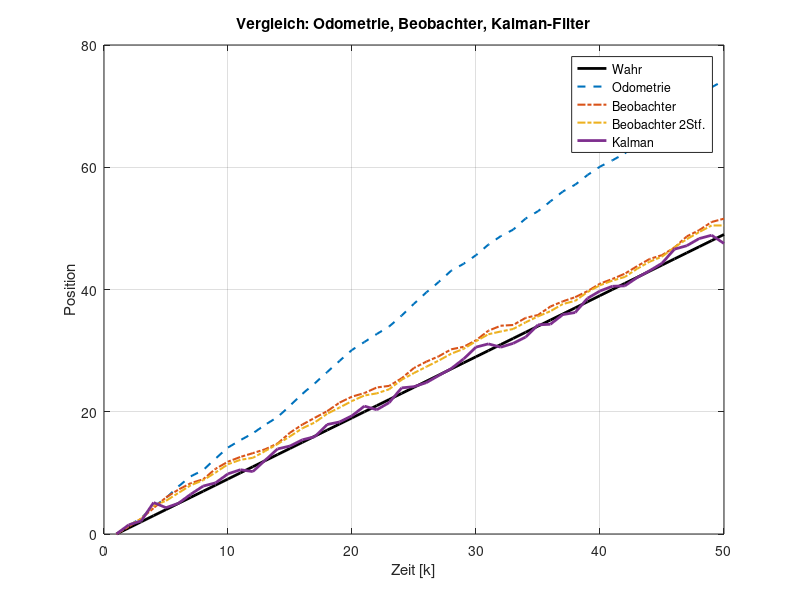

Write the MATLAB code that produced this figure.
clc; clear;

% Simulationsparameter
T = 1;           % Abtastzeit [s]
N = 50;          % Zeitschritte
v_true = 1;      % konstante Geschwindigkeit
x_true = zeros(1,N);  % echte Position

v_meas = v_true + rand(1,N);   % verrauschte Geschw.-messung
z = zeros(1,N);  % verrauschte Positionsmessung

% Rauschgrößen
R = 1.0;  % Messrauschen (Position)
Q = 1.0;  % Prozessrauschen (Modellfehler)

% Initialisierung
x_true(1) = 0;
z(1) = x_true(1) + sqrt(R)*randn;

% Beobachter mit fester Verstärkung
L = 0.2;
x_obs = zeros(1,N);

x_obs2 = zeros(1,N);


% Kalman-Filter
x_kalman = zeros(1,N);
P = 1;  % Startvarianz

% Odometrie (Integration der Geschwindigkeit)
x_odom = zeros(1,N);
x_odom(1) = 0;

% Simulation
for k = 2:N
    % Wahre Position
    x_true(k) = x_true(k-1) + T*v_true;

    % Messung der Position
    z(k) = x_true(k) + sqrt(R)*randn;

    % Odometrie
    x_odom(k) = x_odom(k-1) + T*v_meas(k-1);

    % Beobachter (fester L)
    x_obs(k) = x_obs(k-1) + T*v_meas(k-1) + L*(z(k-1) - x_obs(k-1));

    % Beobachter 2-Stufig
    % % Beobachter (Zweistufig)
    x_2stp_pred = x_obs2(k-1) + T*v_meas(k-1);
    x_obs2(k) = x_2stp_pred + L*(z(k) - x_2stp_pred);

    % ------ Kalman-Filter
    % Prediction
    x_pred = x_kalman(k-1) + T*v_meas(k-1);
    P_pred = P + Q;

    % Update
    K = P_pred / (P_pred + R);
    x_kalman(k) = x_pred + K*(z(k) - x_pred);
    P = (1 - K)*P_pred;
end

% Plotten
figure(1);
clf
plot(x_true, 'k-', 'LineWidth', 2); hold on;
plot(x_odom, '--', 'LineWidth', 1.5);
plot(x_obs, '-.', 'LineWidth', 1.5);
plot(x_obs2, '-.', 'LineWidth', 1.5);
plot(x_kalman, '-', 'LineWidth', 2);
legend('Wahr', 'Odometrie', 'Beobachter', 'Beobachter 2Stf.', 'Kalman');
xlabel('Zeit [k]');
ylabel('Position');
title('Vergleich: Odometrie, Beobachter, Kalman-Filter');
grid on;
